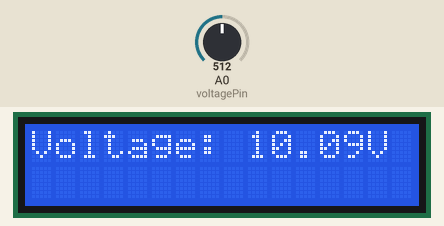
Recording of a sketch running on a simulated Arduino Uno, built with avr-gcc and run on an emulated ATmega328P. Shown: 16×2 character LCD. The test bench sets the inputs (shaded band); at power-on: A0 (voltagePin) = 512.

Above: at 3.2 s.
3.3 s: A0 (voltagePin) set to 716
At 4.6 s:
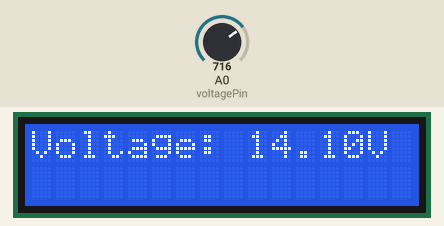
5.5 s: A0 (voltagePin) set to 900
At 6.5 s:
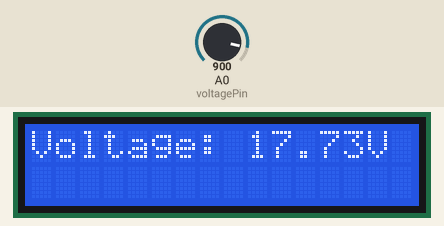
7.5 s: A0 (voltagePin) set to 1023
At 9.5 s:
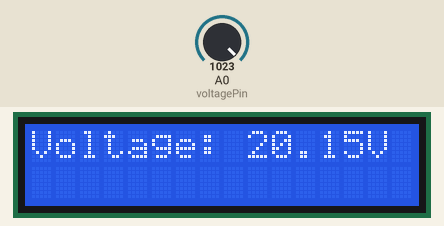
Timing chart, 0 to 11.0 s (numbered marks = the images above; inputs shaded):
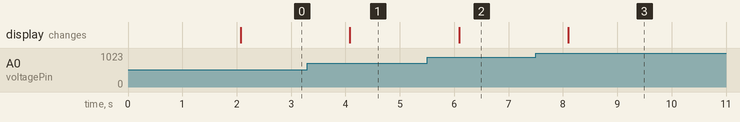

Measured:
- after the input at 3.3 s, the display: changes after 0.78 s (image 1)
- after the input at 5.5 s, the display: changes after 0.59 s (image 2)
- after the input at 7.5 s, the display: changes after 0.60 s (image 3)

The sketch:

Voltage.ino
```cpp
#include <LiquidCrystal.h>

LiquidCrystal lcd(12, 11, 5, 4, 3, 2); // Initialize the LCD library with pin numbers

const int voltagePin = A0; // Analog pin for voltage monitoring
const float voltageDividerRatio = 3.3 / (3.3 + 10); // Voltage divider ratio
const float referenceVoltage = 5.0; // Arduino's reference voltage

void setup() {
  lcd.begin(16, 2); // Initialize the LCD
  lcd.print("Battery Monitor");
  delay(2000);
  lcd.clear();
}

void loop() {
  // Read raw ADC value
  int rawValue = analogRead(voltagePin);

  // Convert ADC value to voltage
  float voltage = (rawValue * referenceVoltage) / 1023.0;

  // Calculate battery voltage
  float batteryVoltage = voltage / voltageDividerRatio;

  // Display battery voltage on LCD
  lcd.clear();
  lcd.setCursor(0, 0);
  lcd.print("Voltage: ");
  lcd.print(batteryVoltage, 2);
  lcd.print("V");

  delay(1000); // Delay between readings
}
```
